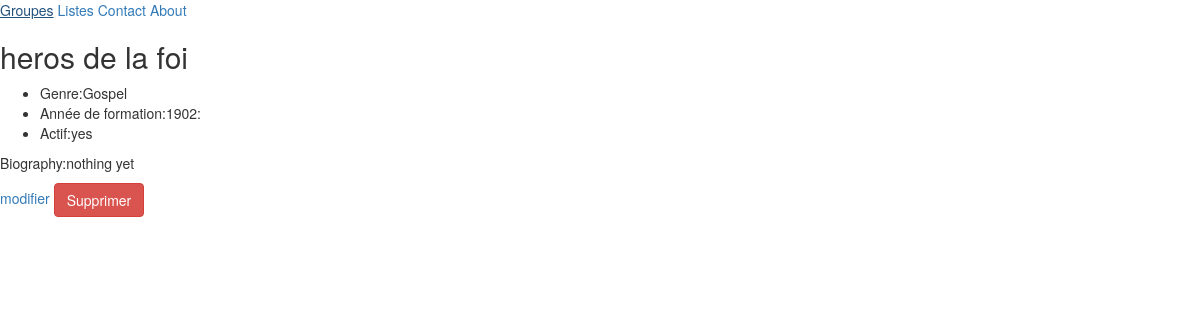
Page /bands/5/ on the earlier database version.
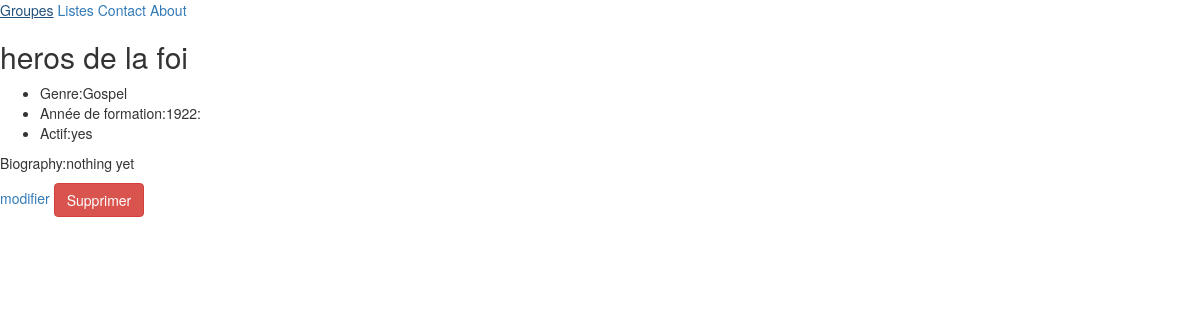
Same page on the later database version.
### listings/models.py (models this page shows, shortened)
class Band(models.Model):
    name = models.CharField(max_length=100)
    class Genre(models.TextChoices):
        HIP_HOP = "HH"
        SYNTH_POP = 'SP'
        ALTERNATIVE_ROKC = 'AR'
        GOSPEL = "GP"
    genre = models.CharField(choices=Genre.choices,max_length=5)
    biography = models.CharField(max_length=1000)
    year_formed = models.IntegerField(
        validators=[MinValueValidator(1900),MaxValueValidator(2025)]
    )
    active = models.BooleanField(default=True)
    official_homepage = models.URLField(null=True,blank=True)

### listings/views.py (the view)
# urls.py: path("bands/<int:id>/", views.band_detail, name='band-detail'),
def band_detail(request,id):
    try:
        band=Band.objects.get(id=id)
    except Band.DoesNotExist:
        return render(request,"listings/404.html")
    return render(request,"listings/band_details.html",{"band":band})

### listings/templates/listings/band_details.html (shortened to what this page needs)
{% extends "listings/base.html" %}
{% block content %}
    <h2>{{band.name}}</h2>
    <ul>
        <li>Genre:{{band.get_genre_display}}</li>
        <li>Année de formation:{{band.year_formed}}:</li>
        <li>Actif:{{band.active|yesno}}</li>
    </ul>
    <p>Biography:{{band.biography}}</p>
    <a href="{% url 'band_update' band.id %}" >modifier</a>
    <a href="{% url 'band_delete' band.id %}" class="btn btn-danger">Supprimer</a>
{% endblock content %}

Differences in the rows shown:
changed Band "heros de la foi": year_formed "1902" → "1922"
